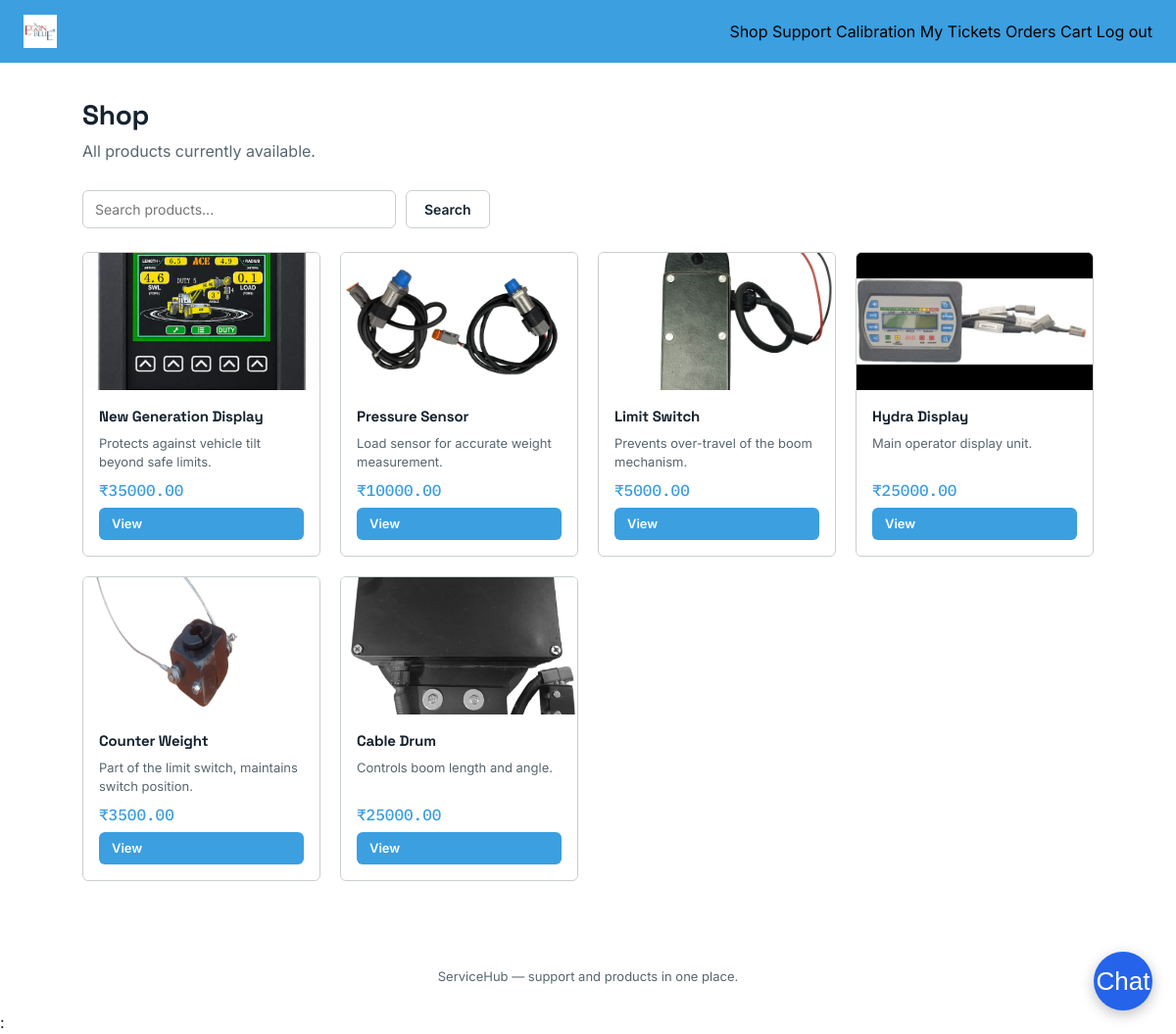
The page /products (signed in) on the database its author committed.
### app.py (models this page shows)
class Product(db.Model):
    id = db.Column(db.Integer, primary_key=True)
    name = db.Column(db.String(200), nullable=False)
    description = db.Column(db.Text)
    price = db.Column(db.Float, nullable=False)
    stock = db.Column(db.Integer, default=0)
    image_url = db.Column(db.String(400))
    created_at = db.Column(db.DateTime, default=datetime.utcnow)

### app.py (the view)
@app.route('/products')
def products():
    q = request.args.get('q', '').strip()
    query = Product.query
    if q:
        query = query.filter(Product.name.ilike(f'%{q}%'))
    products = query.order_by(Product.created_at.desc()).all()
    return render_template('products.html', products=products, q=q)

### app.py (called while the page is built)
@login_manager.user_loader
def load_user(user_id):
    return User.query.get(int(user_id))

### templates/products.html (shortened to what this page needs)
{% extends 'base.html' %}
{% block content %}
<div class="page-header">
  <h1>Shop</h1>
  <p>All products currently available.</p>
</div>
<form method="get" style="margin-bottom:24px; display:flex; gap:10px;">
  <input type="text" name="q" placeholder="Search products..." value="{{ q }}" style="max-width:320px;">
  <button class="btn btn-outline" type="submit">Search</button>
</form>
{% if products %}
<div class="grid grid-4">
  {% for p in products %}
  <div class="product-card">
    {% if p.image_url %}
    <div class="thumb thumb-img" style="background-image:url('{{ p.image_url }}');"></div>
    {% else %}
    <div class="thumb">{{ p.name[:2].upper() }}</div>
    {% endif %}
    <div class="body">
      <h3>{{ p.name }}</h3>
      <div class="desc">{{ p.description }}</div>
      <div class="price">&#8377;{{ '%.2f'|format(p.price) }}</div>
      <a href="{{ url_for('product_detail', product_id=p.id) }}" class="btn btn-primary btn-sm">View</a>
    </div>
  </div>
  {% endfor %}
</div>
{% else %}
<div class="empty">
  <h3>No products found</h3>
  <p>Try a different search, or add products to the database.</p>
</div>
{% endif %}
{% endblock %}

### static/css/style.css (style rules this page uses)
:root { --navy: #3B9FE0; --navy-light: #5CB3E8; --paper: #FFFFFF; --paper-dim: #F0F7FC; --amber: #D98E04; --amber-dark: #B87500; --teal: #1F6F63; --red: #B23A3A; --ink: #16232E; --ink-soft: #58666F; --border: #C9D0CB; --radius: 6px; --font-display: 'Space Grotesk', sans-serif; --font-body: 'Inter', sans-serif; --font-mono: 'IBM Plex Mono', monospace; }
* { box-sizing: border-box; }
body { margin: 0; background: var(--paper); color: var(--ink); font-family: var(--font-body); line-height: 1.5; }
h1, h2, h3, .brand { font-family: var(--font-display); letter-spacing: -0.01em; }
a { color: inherit; text-decoration: none; }
.page-header { margin-bottom: 28px; }
.page-header h1 { font-size: 28px; margin: 0 0 4px; }
.page-header p { color: var(--ink-soft); margin: 0; }
.btn { display: inline-flex; align-items: center; gap: 6px; padding: 10px 18px; border-radius: var(--radius); border: 1px solid transparent; font-family: var(--font-body); font-weight: 600; font-size: 14px; cursor: pointer; transition: all .15s; }
.btn-primary { background: var(--navy); color: #fff; }
.btn-outline { background: transparent; border-color: var(--border); color: var(--ink); }
.btn-sm { padding: 6px 12px; font-size: 13px; }
.grid { display: grid; gap: 20px; }
.grid-4 { grid-template-columns: repeat(4, 1fr); }
.product-card { background: #fff; border: 1px solid var(--border); border-radius: var(--radius); overflow: hidden; display: flex; flex-direction: column; }
.product-card .thumb { height: 140px; background: linear-gradient(135deg, var(--navy) 0%, var(--navy-light) 100%); display: flex; align-items: center; justify-content: center; color: rgba(255,255,255,.5); font-family: var(--font-mono); font-size: 12px; }
.product-card .thumb.thumb-img { background-color: #eee; background-size: cover; background-position: center; color: transparent; }
.product-card .body { padding: 16px; display: flex; flex-direction: column; gap: 6px; flex: 1; }
.product-card h3 { font-size: 15px; margin: 0; }
.product-card .desc { color: var(--ink-soft); font-size: 13px; flex: 1; }
.product-card .price { font-family: var(--font-mono); font-weight: 500; font-size: 16px; color: var(--navy); }
input[type=text], input[type=email], input[type=password], input[type=number], textarea, select { width: 100%; padding: 10px 12px; border: 1px solid var(--border); border-radius: var(--radius); font-family: var(--font-body); font-size: 14px; background: #fff; color: var(--ink); }

### rows shown on the page
Product: image_url (picture), name "New Generation Display", description "Protects against vehicle tilt beyond safe limits.", price "35000.00"
Product: image_url (picture), name "Pressure Sensor", description "Load sensor for accurate weight measurement.", price "10000.00"
Product: image_url (picture), name "Limit Switch", description "Prevents over-travel of the boom mechanism.", price "5000.00"
Product: image_url (picture), name "Hydra Display", description "Main operator display unit.", price "25000.00"
Product: image_url (picture), name "Counter Weight", description "Part of the limit switch, maintains switch position.", price "3500.00"
Product: image_url (picture), name "Cable Drum", description "Controls boom length and angle.", price "25000.00"
